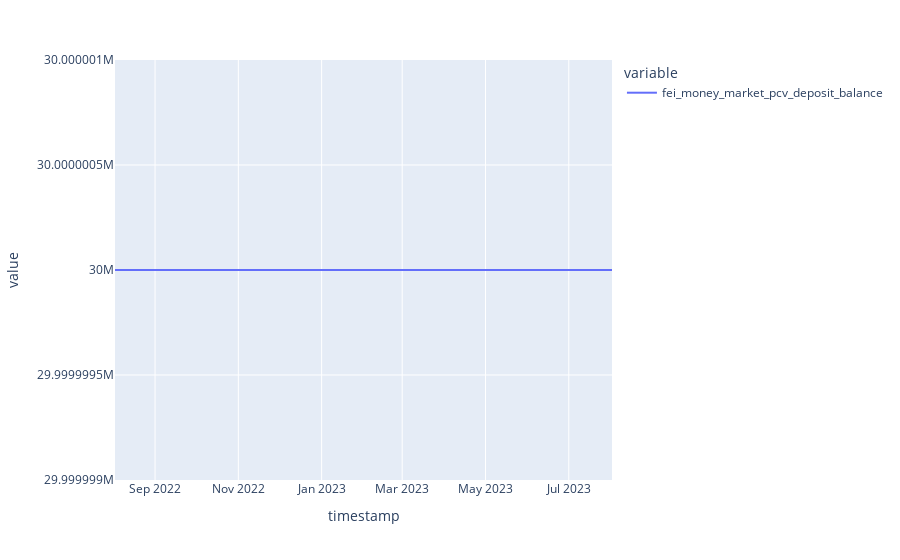

Notebook cell for this chart:
### Code cell
df['fei_money_market_pcv_deposit_balance'].plot()

### Figure 1 — Plotly figure (JSON) as saved in the notebook; plotly's stock layout.template omitted (floating-point values rounded to 4 significant figures; data arrays with more than 128 entries replaced by an {"elided": "..."} marker saying what was removed)
{"data": [{"hovertemplate": "variable=fei_money_market_pcv_deposit_balance<br>timestamp=%{x}<br>value=%{y}<extra></extra>", "legendgroup": "fei_money_market_pcv_deposit_balance", "line": {"color": "#636efa", "dash": "solid"}, "marker": {"symbol": "circle"}, "mode": "lines", "name": "fei_money_market_pcv_deposit_balance", "orientation": "v", "showlegend": true, "type": "scatter", "x": {"elided": "365 str values"}, "xaxis": "x", "y": {"elided": "365 int values"}, "yaxis": "y"}], "layout": {"autosize": true, "legend": {"title": {"text": "variable"}, "tracegroupgap": 0}, "margin": {"t": 60}, "xaxis": {"anchor": "y", "autorange": true, "domain": [0, 1], "range": ["2022-08-02 15:46:26.2824", "2023-08-01 15:46:26.2824"], "title": {"text": "timestamp"}, "type": "date"}, "yaxis": {"anchor": "x", "autorange": true, "domain": [0, 1], "range": [29999999, 30000001], "title": {"text": "value"}, "type": "linear"}}}
